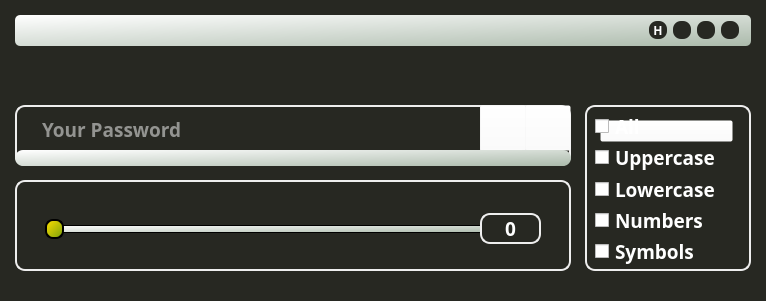
<?xml version="1.0" encoding="UTF-8"?>
<ui version="4.0">
 <class>MainWindow</class>
 <widget class="QMainWindow" name="MainWindow">
  <property name="geometry">
   <rect>
    <x>0</x>
    <y>0</y>
    <width>766</width>
    <height>301</height>
   </rect>
  </property>
  <property name="windowTitle">
   <string>MainWindow</string>
  </property>
  <widget class="QWidget" name="centralwidget">
   <widget class="QSlider" name="horizontalSlider">
    <property name="geometry">
     <rect>
      <x>45</x>
      <y>219</y>
      <width>436</width>
      <height>20</height>
     </rect>
    </property>
    <property name="cursor">
     <cursorShape>SplitHCursor</cursorShape>
    </property>
    <property name="styleSheet">
     <string notr="true">QSlider::groove:horizontal {
background: transparent;
height: 20px;
border-radius: 0px;
}




QSlider::handle:horizontal {
background: qlineargradient(spread:pad, x1:0, y1:0, x2:1, y2:1,stop:0 #ffe000,stop:1 #799f0c);
border: 2px solid #000;
width: 15px;
border-radius: 8px;
}


</string>
    </property>
    <property name="inputMethodHints">
     <set>Qt::ImhNone</set>
    </property>
    <property name="minimum">
     <number>1</number>
    </property>
    <property name="maximum">
     <number>100</number>
    </property>
    <property name="singleStep">
     <number>1</number>
    </property>
    <property name="value">
     <number>1</number>
    </property>
    <property name="tracking">
     <bool>true</bool>
    </property>
    <property name="orientation">
     <enum>Qt::Horizontal</enum>
    </property>
    <property name="invertedAppearance">
     <bool>false</bool>
    </property>
    <property name="invertedControls">
     <bool>false</bool>
    </property>
    <property name="tickPosition">
     <enum>QSlider::TicksAbove</enum>
    </property>
    <property name="tickInterval">
     <number>10</number>
    </property>
   </widget>
   <widget class="QLabel" name="length">
    <property name="geometry">
     <rect>
      <x>480</x>
      <y>213</y>
      <width>61</width>
      <height>31</height>
     </rect>
    </property>
    <property name="font">
     <font>
      <family>JetBrains Mono</family>
      <pointsize>14</pointsize>
      <weight>75</weight>
      <bold>true</bold>
     </font>
    </property>
    <property name="styleSheet">
     <string notr="true">color: #ffffff;
border: 2px solid #eeeeee;
border-radius:10px;
</string>
    </property>
    <property name="text">
     <string>0</string>
    </property>
    <property name="alignment">
     <set>Qt::AlignCenter</set>
    </property>
   </widget>
   <widget class="QProgressBar" name="progressBar">
    <property name="geometry">
     <rect>
      <x>60</x>
      <y>225</y>
      <width>421</width>
      <height>8</height>
     </rect>
    </property>
    <property name="styleSheet">
     <string notr="true">QProgressBar
{
background-color: qlineargradient(spread:pad, x1:0, y1:0, x2:1, y2:1, stop:0#ffffff, stop:1 #abbaab);
border: 1px solid #000;
}
QProgressBar::chunk 
{
background: qlineargradient(spread:pad, x1:0, y1:0, x2:1, y2:1,stop:0 #7f00ff,stop:1 #e100ff);

border: 1px solid #000;

}    </string>
    </property>
    <property name="value">
     <number>0</number>
    </property>
    <property name="textVisible">
     <bool>false</bool>
    </property>
   </widget>
   <widget class="QLabel" name="background">
    <property name="geometry">
     <rect>
      <x>0</x>
      <y>0</y>
      <width>766</width>
      <height>400</height>
     </rect>
    </property>
    <property name="styleSheet">
     <string notr="true">background:#272822;

</string>
    </property>
    <property name="text">
     <string/>
    </property>
   </widget>
   <widget class="QLineEdit" name="lineEdit">
    <property name="geometry">
     <rect>
      <x>30</x>
      <y>120</y>
      <width>436</width>
      <height>18</height>
     </rect>
    </property>
    <property name="font">
     <font>
      <family>JetBrains Mono</family>
      <pointsize>14</pointsize>
      <weight>75</weight>
      <bold>true</bold>
     </font>
    </property>
    <property name="styleSheet">
     <string notr="true">color : #ffffff;
padding-left: 10;
background-color: rgb(118, 118, 118);
background:#272822;







</string>
    </property>
    <property name="text">
     <string/>
    </property>
    <property name="frame">
     <bool>false</bool>
    </property>
    <property name="placeholderText">
     <string>Your Password</string>
    </property>
    <property name="clearButtonEnabled">
     <bool>false</bool>
    </property>
   </widget>
   <widget class="QLabel" name="BackgroundBehind_2">
    <property name="enabled">
     <bool>true</bool>
    </property>
    <property name="geometry">
     <rect>
      <x>15</x>
      <y>15</y>
      <width>736</width>
      <height>31</height>
     </rect>
    </property>
    <property name="sizePolicy">
     <sizepolicy hsizetype="Preferred" vsizetype="Preferred">
      <horstretch>0</horstretch>
      <verstretch>0</verstretch>
     </sizepolicy>
    </property>
    <property name="font">
     <font>
      <kerning>true</kerning>
     </font>
    </property>
    <property name="toolTipDuration">
     <number>0</number>
    </property>
    <property name="autoFillBackground">
     <bool>false</bool>
    </property>
    <property name="styleSheet">
     <string notr="true">background-color: qlineargradient(spread:pad, x1:0, y1:0, x2:1, y2:1, stop:0#ffffff, stop:1 #abbaab);
border-radius:5px;
</string>
    </property>
    <property name="inputMethodHints">
     <set>Qt::ImhNoPredictiveText</set>
    </property>
    <property name="text">
     <string/>
    </property>
    <property name="alignment">
     <set>Qt::AlignCenter</set>
    </property>
    <property name="margin">
     <number>0</number>
    </property>
   </widget>
   <widget class="QFrame" name="frame">
    <property name="geometry">
     <rect>
      <x>640</x>
      <y>0</y>
      <width>111</width>
      <height>61</height>
     </rect>
    </property>
    <property name="styleSheet">
     <string notr="true">background: #00FFFFFF ;
</string>
    </property>
    <layout class="QHBoxLayout" name="horizontalLayout">
     <item>
      <widget class="QPushButton" name="help_btn">
       <property name="minimumSize">
        <size>
         <width>18</width>
         <height>18</height>
        </size>
       </property>
       <property name="maximumSize">
        <size>
         <width>18</width>
         <height>18</height>
        </size>
       </property>
       <property name="font">
        <font>
         <family>JetBrains Mono</family>
         <weight>75</weight>
         <bold>true</bold>
        </font>
       </property>
       <property name="cursor">
        <cursorShape>PointingHandCursor</cursorShape>
       </property>
       <property name="styleSheet">
        <string notr="true">background-color:#272822;
color: rgb(255, 255, 255);
border-radius:8px;</string>
       </property>
       <property name="text">
        <string>H</string>
       </property>
      </widget>
     </item>
     <item>
      <widget class="QPushButton" name="pushButtonMinimize">
       <property name="minimumSize">
        <size>
         <width>18</width>
         <height>18</height>
        </size>
       </property>
       <property name="maximumSize">
        <size>
         <width>18</width>
         <height>18</height>
        </size>
       </property>
       <property name="cursor">
        <cursorShape>PointingHandCursor</cursorShape>
       </property>
       <property name="styleSheet">
        <string notr="true">background-color:#272822;
border-radius:8px;</string>
       </property>
       <property name="text">
        <string/>
       </property>
      </widget>
     </item>
     <item>
      <widget class="QPushButton" name="pushButtonMaximiz">
       <property name="minimumSize">
        <size>
         <width>18</width>
         <height>18</height>
        </size>
       </property>
       <property name="maximumSize">
        <size>
         <width>18</width>
         <height>18</height>
        </size>
       </property>
       <property name="cursor">
        <cursorShape>PointingHandCursor</cursorShape>
       </property>
       <property name="styleSheet">
        <string notr="true">background-color:#272822;

border-radius:8px;</string>
       </property>
       <property name="text">
        <string/>
       </property>
      </widget>
     </item>
     <item>
      <widget class="QPushButton" name="pushButtonExit">
       <property name="minimumSize">
        <size>
         <width>18</width>
         <height>18</height>
        </size>
       </property>
       <property name="maximumSize">
        <size>
         <width>18</width>
         <height>18</height>
        </size>
       </property>
       <property name="cursor">
        <cursorShape>PointingHandCursor</cursorShape>
       </property>
       <property name="styleSheet">
        <string notr="true">background-color:#272822;
border-radius:8px;</string>
       </property>
       <property name="text">
        <string/>
       </property>
      </widget>
     </item>
    </layout>
   </widget>
   <widget class="QProgressBar" name="progressBar_2">
    <property name="geometry">
     <rect>
      <x>15</x>
      <y>150</y>
      <width>556</width>
      <height>16</height>
     </rect>
    </property>
    <property name="styleSheet">
     <string notr="true">
QProgressBar
{
border-radius:8px;
background-color: qlineargradient(spread:pad, x1:0, y1:0, x2:1, y2:1, stop:0#ffffff, stop:1 #abbaab);

}
QProgressBar::chunk 
{
border-radius:8px;
background-color: qlineargradient(spread:pad, x1:0, y1:0, x2:1, y2:1, stop:0#FDFC47, stop:1 #24FE41);

}    </string>
    </property>
    <property name="minimum">
     <number>1</number>
    </property>
    <property name="value">
     <number>1</number>
    </property>
    <property name="textVisible">
     <bool>false</bool>
    </property>
   </widget>
   <widget class="QLabel" name="refresh">
    <property name="geometry">
     <rect>
      <x>480</x>
      <y>105</y>
      <width>46</width>
      <height>46</height>
     </rect>
    </property>
    <property name="styleSheet">
     <string notr="true">border-right: 2px solid #eeeeee;
border-left: 2px solid #eeeeee;
border-top: 2px solid #eeeeee;
</string>
    </property>
    <property name="text">
     <string/>
    </property>
   </widget>
   <widget class="QLabel" name="refresh_2">
    <property name="geometry">
     <rect>
      <x>525</x>
      <y>105</y>
      <width>46</width>
      <height>46</height>
     </rect>
    </property>
    <property name="styleSheet">
     <string notr="true"/>
    </property>
    <property name="text">
     <string/>
    </property>
   </widget>
   <widget class="QPushButton" name="pushButtonrefresh">
    <property name="geometry">
     <rect>
      <x>480</x>
      <y>105</y>
      <width>46</width>
      <height>46</height>
     </rect>
    </property>
    <property name="cursor">
     <cursorShape>PointingHandCursor</cursorShape>
    </property>
    <property name="styleSheet">
     <string notr="true">background-color:#00FFFFFF;</string>
    </property>
    <property name="text">
     <string/>
    </property>
    <property name="icon">
     <iconset>
      <normaloff>PVS/refresh.png</normaloff>PVS/refresh.png</iconset>
    </property>
    <property name="iconSize">
     <size>
      <width>30</width>
      <height>30</height>
     </size>
    </property>
   </widget>
   <widget class="QPushButton" name="pushButtoncopy">
    <property name="geometry">
     <rect>
      <x>525</x>
      <y>105</y>
      <width>46</width>
      <height>46</height>
     </rect>
    </property>
    <property name="cursor">
     <cursorShape>PointingHandCursor</cursorShape>
    </property>
    <property name="styleSheet">
     <string notr="true">background-color:#00FFFFFF;</string>
    </property>
    <property name="text">
     <string/>
    </property>
    <property name="icon">
     <iconset>
      <normaloff>PVS/copy.png</normaloff>PVS/copy.png</iconset>
    </property>
    <property name="iconSize">
     <size>
      <width>30</width>
      <height>30</height>
     </size>
    </property>
   </widget>
   <widget class="QWidget" name="verticalWidget" native="true">
    <property name="geometry">
     <rect>
      <x>590</x>
      <y>113</y>
      <width>151</width>
      <height>151</height>
     </rect>
    </property>
    <property name="styleSheet">
     <string notr="true">padding-left: 5;

</string>
    </property>
    <layout class="QVBoxLayout" name="verticalLayout">
     <item>
      <widget class="QCheckBox" name="symbols_2">
       <property name="font">
        <font>
         <family>JetBrains Mono</family>
         <pointsize>14</pointsize>
         <weight>75</weight>
         <bold>true</bold>
        </font>
       </property>
       <property name="styleSheet">
        <string notr="true">color: rgb(255, 255, 255);
</string>
       </property>
       <property name="text">
        <string>All</string>
       </property>
       <property name="iconSize">
        <size>
         <width>20</width>
         <height>16</height>
        </size>
       </property>
      </widget>
     </item>
     <item>
      <widget class="QCheckBox" name="uppercase">
       <property name="font">
        <font>
         <family>JetBrains Mono</family>
         <pointsize>14</pointsize>
         <weight>75</weight>
         <bold>true</bold>
        </font>
       </property>
       <property name="styleSheet">
        <string notr="true">color: rgb(255, 255, 255);
</string>
       </property>
       <property name="text">
        <string>Uppercase</string>
       </property>
       <property name="iconSize">
        <size>
         <width>20</width>
         <height>16</height>
        </size>
       </property>
      </widget>
     </item>
     <item>
      <widget class="QCheckBox" name="lowercase">
       <property name="font">
        <font>
         <family>JetBrains Mono</family>
         <pointsize>14</pointsize>
         <weight>75</weight>
         <bold>true</bold>
        </font>
       </property>
       <property name="styleSheet">
        <string notr="true">color: rgb(255, 255, 255);
</string>
       </property>
       <property name="text">
        <string>Lowercase</string>
       </property>
       <property name="iconSize">
        <size>
         <width>20</width>
         <height>16</height>
        </size>
       </property>
      </widget>
     </item>
     <item>
      <widget class="QCheckBox" name="numbers">
       <property name="font">
        <font>
         <family>JetBrains Mono</family>
         <pointsize>14</pointsize>
         <weight>75</weight>
         <bold>true</bold>
        </font>
       </property>
       <property name="styleSheet">
        <string notr="true">color: rgb(255, 255, 255);
</string>
       </property>
       <property name="text">
        <string>Numbers</string>
       </property>
       <property name="iconSize">
        <size>
         <width>20</width>
         <height>16</height>
        </size>
       </property>
      </widget>
     </item>
     <item>
      <widget class="QCheckBox" name="symbols">
       <property name="font">
        <font>
         <family>JetBrains Mono</family>
         <pointsize>14</pointsize>
         <weight>75</weight>
         <bold>true</bold>
        </font>
       </property>
       <property name="styleSheet">
        <string notr="true">color: rgb(255, 255, 255);
</string>
       </property>
       <property name="text">
        <string>Symbols</string>
       </property>
       <property name="iconSize">
        <size>
         <width>20</width>
         <height>16</height>
        </size>
       </property>
      </widget>
     </item>
    </layout>
    <zorder>uppercase</zorder>
    <zorder>lowercase</zorder>
    <zorder>numbers</zorder>
    <zorder>symbols</zorder>
    <zorder>symbols_2</zorder>
   </widget>
   <widget class="QLabel" name="bordertick">
    <property name="geometry">
     <rect>
      <x>585</x>
      <y>105</y>
      <width>166</width>
      <height>166</height>
     </rect>
    </property>
    <property name="styleSheet">
     <string notr="true">border: 2px solid #eeeeee;
border-radius:10px;</string>
    </property>
    <property name="text">
     <string/>
    </property>
   </widget>
   <widget class="QLabel" name="bordertick_2">
    <property name="geometry">
     <rect>
      <x>15</x>
      <y>180</y>
      <width>556</width>
      <height>91</height>
     </rect>
    </property>
    <property name="styleSheet">
     <string notr="true">border: 2px solid #eeeeee;
border-radius:10px;</string>
    </property>
    <property name="text">
     <string/>
    </property>
   </widget>
   <widget class="QLabel" name="refresh_3">
    <property name="geometry">
     <rect>
      <x>15</x>
      <y>105</y>
      <width>556</width>
      <height>61</height>
     </rect>
    </property>
    <property name="styleSheet">
     <string notr="true">border: 2px solid #eeeeee;
border-radius:10px;</string>
    </property>
    <property name="text">
     <string/>
    </property>
   </widget>
   <widget class="QPushButton" name="pushButton">
    <property name="geometry">
     <rect>
      <x>600</x>
      <y>120</y>
      <width>133</width>
      <height>22</height>
     </rect>
    </property>
    <property name="styleSheet">
     <string notr="true">background: #00FFFFFF ;
</string>
    </property>
    <property name="text">
     <string/>
    </property>
   </widget>
   <zorder>background</zorder>
   <zorder>refresh_3</zorder>
   <zorder>bordertick</zorder>
   <zorder>bordertick_2</zorder>
   <zorder>BackgroundBehind_2</zorder>
   <zorder>progressBar</zorder>
   <zorder>horizontalSlider</zorder>
   <zorder>lineEdit</zorder>
   <zorder>frame</zorder>
   <zorder>refresh</zorder>
   <zorder>refresh_2</zorder>
   <zorder>pushButtonrefresh</zorder>
   <zorder>pushButtoncopy</zorder>
   <zorder>length</zorder>
   <zorder>progressBar_2</zorder>
   <zorder>pushButton</zorder>
   <zorder>verticalWidget</zorder>
  </widget>
 </widget>
 <resources/>
 <connections>
  <connection>
   <sender>horizontalSlider</sender>
   <signal>sliderMoved(int)</signal>
   <receiver>length</receiver>
   <slot>setNum(int)</slot>
   <hints>
    <hint type="sourcelabel">
     <x>86</x>
     <y>223</y>
    </hint>
    <hint type="destinationlabel">
     <x>645</x>
     <y>207</y>
    </hint>
   </hints>
  </connection>
  <connection>
   <sender>horizontalSlider</sender>
   <signal>sliderMoved(int)</signal>
   <receiver>progressBar</receiver>
   <slot>setValue(int)</slot>
   <hints>
    <hint type="sourcelabel">
     <x>75</x>
     <y>223</y>
    </hint>
    <hint type="destinationlabel">
     <x>75</x>
     <y>215</y>
    </hint>
   </hints>
  </connection>
  <connection>
   <sender>horizontalSlider</sender>
   <signal>sliderMoved(int)</signal>
   <receiver>progressBar_2</receiver>
   <slot>setValue(int)</slot>
   <hints>
    <hint type="sourcelabel">
     <x>326</x>
     <y>216</y>
    </hint>
    <hint type="destinationlabel">
     <x>394</x>
     <y>145</y>
    </hint>
   </hints>
  </connection>
  <connection>
   <sender>symbols_2</sender>
   <signal>clicked()</signal>
   <receiver>pushButton</receiver>
   <slot>click()</slot>
   <hints>
    <hint type="sourcelabel">
     <x>656</x>
     <y>132</y>
    </hint>
    <hint type="destinationlabel">
     <x>653</x>
     <y>87</y>
    </hint>
   </hints>
  </connection>
  <connection>
   <sender>pushButtonExit</sender>
   <signal>clicked()</signal>
   <receiver>MainWindow</receiver>
   <slot>close()</slot>
   <hints>
    <hint type="sourcelabel">
     <x>729</x>
     <y>29</y>
    </hint>
    <hint type="destinationlabel">
     <x>382</x>
     <y>150</y>
    </hint>
   </hints>
  </connection>
  <connection>
   <sender>pushButtonMinimize</sender>
   <signal>clicked()</signal>
   <receiver>MainWindow</receiver>
   <slot>showMinimized()</slot>
   <hints>
    <hint type="sourcelabel">
     <x>681</x>
     <y>29</y>
    </hint>
    <hint type="destinationlabel">
     <x>382</x>
     <y>150</y>
    </hint>
   </hints>
  </connection>
 </connections>
</ui>
